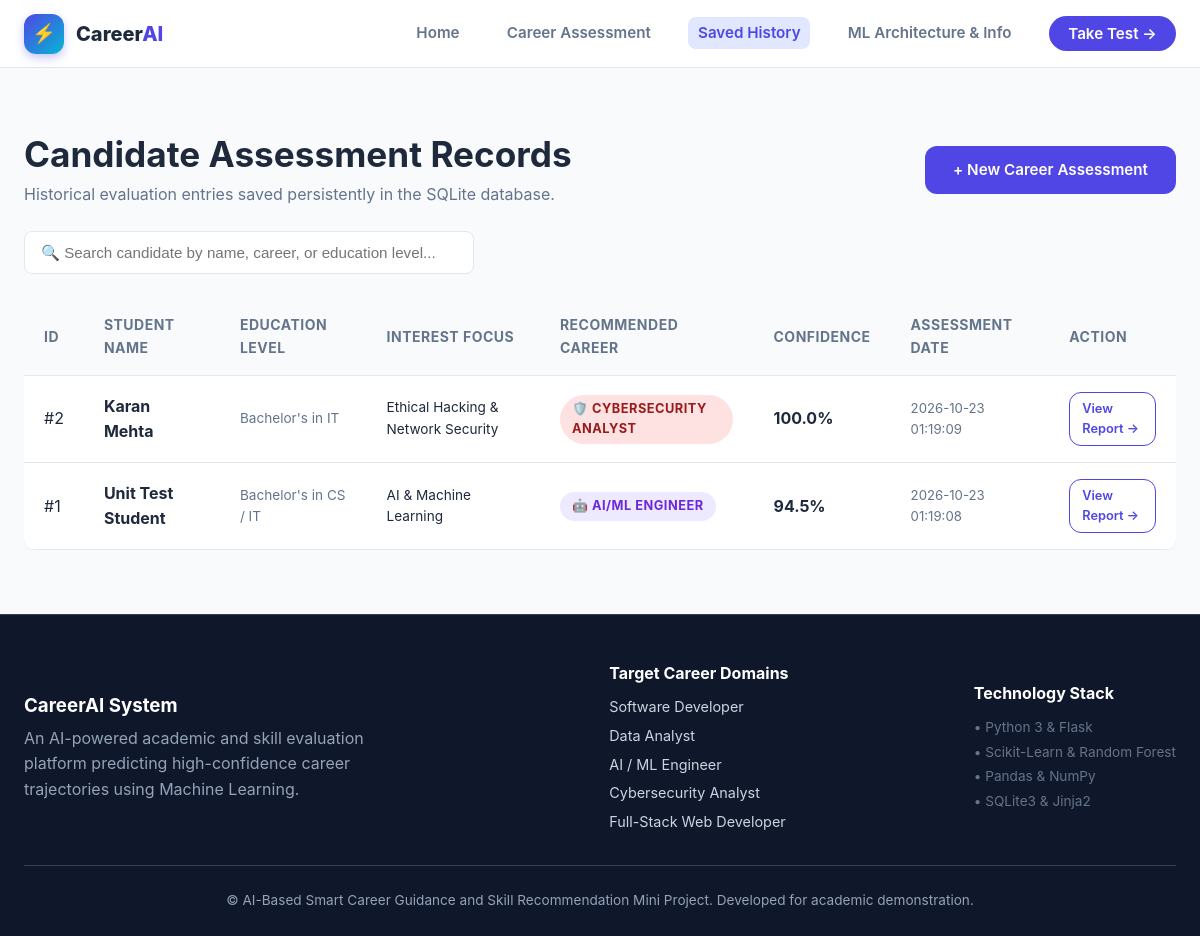
The app's page /history with its own data.
### tables this page shows
CREATE TABLE assessments (
            id INTEGER PRIMARY KEY AUTOINCREMENT,
            student_name TEXT NOT NULL,
            email TEXT,
            education_level TEXT NOT NULL,
            primary_interest TEXT,
            inputs_json TEXT NOT NULL,
            predicted_career TEXT NOT NULL,
            match_score REAL NOT NULL,
            all_scores_json TEXT NOT NULL,
            owned_skills_json TEXT,
            missing_skills_json TEXT,
            created_at TIMESTAMP DEFAULT CURRENT_TIMESTAMP
        );

### app.py (the view)
@app.route("/history")
def history():
    assessments_list = database.get_all_assessments(limit=100)
    return render_template("history.html", assessments=assessments_list)

### database.py (called while the page is built)
def get_db_connection():
    os.makedirs(DB_DIR, exist_ok=True)
    conn = sqlite3.connect(DB_PATH)
    conn.row_factory = sqlite3.Row
    return conn

def get_all_assessments(limit: int = 100):
    conn = get_db_connection()
    cursor = conn.cursor()
    cursor.execute("""
        SELECT id, student_name, education_level, primary_interest,
               predicted_career, match_score, created_at
        FROM assessments
        ORDER BY id DESC
        LIMIT ?
    """, (limit,))
    rows = cursor.fetchall()
    conn.close()
    return [dict(r) for r in rows]

### templates/history.html (shortened to what this page needs)
{% extends "base.html" %}
{% block content %}
<div class="container" style="padding-top: 2.5rem; padding-bottom: 4rem;">
    <div style="display: flex; justify-content: space-between; align-items: center; margin-bottom: 1.5rem; flex-wrap: wrap; gap: 1rem;">
        <div>
            <h1 style="font-size: 2.2rem; margin-bottom: 0.35rem;">Candidate Assessment Records</h1>
            <p>Historical evaluation entries saved persistently in the SQLite database.</p>
        </div>
        <div style="display: flex; gap: 0.75rem;">
            <a href="{{ url_for('assess') }}" class="btn btn-primary" style="font-size: 0.95rem;">
                + New Career Assessment
            </a>
        </div>
    </div>
    <div style="margin-bottom: 1.5rem;">
        <input type="text" id="historySearch" class="form-control" placeholder="🔍 Search candidate by name, career, or education level..." style="max-width: 450px;">
    </div>
    {% if assessments %}
        <div class="table-responsive">
            <table class="data-table">
                <thead>
                    <tr>
                        <th>ID</th>
                        <th>Student Name</th>
                        <th>Education Level</th>
                        <th>Interest Focus</th>
                        <th>Recommended Career</th>
                        <th>Confidence</th>
                        <th>Assessment Date</th>
                        <th>Action</th>
                    </tr>
                </thead>
                <tbody id="historyTableBody">
                    {% for item in assessments %}
                        <tr>
                            <td>#{{ item.id }}</td>
                            <td><strong>{{ item.student_name }}</strong></td>
                            <td style="font-size: 0.85rem; color: var(--text-muted);">{{ item.education_level }}</td>
                            <td style="font-size: 0.85rem;">{{ item.primary_interest }}</td>
                            <td>
                                {% if item.predicted_career == 'AI/ML Engineer' %}
                                    <span class="badge" style="background: #ede9fe; color: #6d28d9;">🤖 {{ item.predicted_career }}</span>
                                {% elif item.predicted_career == 'Cybersecurity Analyst' %}
                                    <span class="badge badge-danger">🛡️ {{ item.predicted_career }}</span>
                                {% elif item.predicted_career == 'Software Developer' %}
                                    <span class="badge badge-primary">💻 {{ item.predicted_career }}</span>
                                {% elif item.predicted_career == 'Data Analyst' %}
                                    <span class="badge badge-success">📊 {{ item.predicted_career }}</span>
                                {% else %}
                                    <span class="badge badge-warning">🌐 {{ item.predicted_career }}</span>
                                {% endif %}
                            </td>
                            <td><strong>{{ item.match_score }}%</strong></td>
                            <td style="font-size: 0.825rem; color: var(--text-muted);">{{ item.created_at }}</td>
                            <td>
                                <a href="{{ url_for('results', assessment_id=item.id) }}" class="btn btn-outline" style="padding: 0.35rem 0.75rem; font-size: 0.8rem;">
                                    View Report →
                                </a>
                            </td>
                        </tr>
                    {% endfor %}
                </tbody>
            </table>
        </div>
    {% endif %}
</div>
{% endblock %}

### templates/base.html (shortened to what this page needs)
<!DOCTYPE html>
<html lang="en">
<head>
    <link rel="stylesheet" href="{{ url_for('static', filename='css/style.css') }}">
</head>
<body>
    <nav class="navbar">
        <div class="container nav-container">
            <a href="{{ url_for('index') }}" class="brand">
                <div class="brand-icon">⚡</div>
                <div class="brand-text">Career<span>AI</span></div>
            </a>
            <ul class="nav-links">
                <li class="nav-item"><a href="{{ url_for('index') }}" class="{% if request.endpoint == 'index' %}active{% endif %}">Home</a></li>
                <li class="nav-item"><a href="{{ url_for('assess') }}" class="{% if request.endpoint == 'assess' %}active{% endif %}">Career Assessment</a></li>
                <li class="nav-item"><a href="{{ url_for('history') }}" class="{% if request.endpoint == 'history' %}active{% endif %}">Saved History</a></li>
                <li class="nav-item"><a href="{{ url_for('about') }}" class="{% if request.endpoint == 'about' %}active{% endif %}">ML Architecture & Info</a></li>
                <li class="nav-item"><a href="{{ url_for('assess') }}" class="btn-nav">Take Test →</a></li>
            </ul>
        </div>
    </nav>
    <main>
        {% block content %}{% endblock %}
    </main>
    <footer>
        <div class="container">
            <div class="footer-content">
                <div>
                    <h3 style="color: white; margin-bottom: 0.5rem;">CareerAI System</h3>
                    <p style="max-width: 400px; color: #94a3b8;">
                        An AI-powered academic and skill evaluation platform predicting high-confidence career trajectories using Machine Learning.
                    </p>
                </div>
                <div>
                    <h4 style="color: white; margin-bottom: 0.75rem;">Target Career Domains</h4>
                    <ul style="list-style: none; display: flex; flex-direction: column; gap: 0.35rem; font-size: 0.9rem;">
                        <li><a href="{{ url_for('about') }}">Software Developer</a></li>
                        <li><a href="{{ url_for('about') }}">Data Analyst</a></li>
                        <li><a href="{{ url_for('about') }}">AI / ML Engineer</a></li>
                        <li><a href="{{ url_for('about') }}">Cybersecurity Analyst</a></li>
                        <li><a href="{{ url_for('about') }}">Full-Stack Web Developer</a></li>
                    </ul>
                </div>
                <div>
                    <h4 style="color: white; margin-bottom: 0.75rem;">Technology Stack</h4>
                    <p style="font-size: 0.85rem; line-height: 1.8;">
                        • Python 3 & Flask<br>
                        • Scikit-Learn & Random Forest<br>
                        • Pandas & NumPy<br>
                        • SQLite3 & Jinja2
                    </p>
                </div>
            </div>
            <div class="footer-copy">
                &copy; AI-Based Smart Career Guidance and Skill Recommendation Mini Project. Developed for academic demonstration.
            </div>
        </div>
    </footer>
</body>
</html>

### static/css/style.css (style rules this page uses)
:root { --primary: #4f46e5; --primary-hover: #4338ca; --primary-light: #e0e7ff; --secondary: #06b6d4; --success: #10b981; --success-light: #d1fae5; --warning: #f59e0b; --warning-light: #fef3c7; --danger: #ef4444; --danger-light: #fee2e2; --bg-main: #f8fafc; --bg-card: #ffffff; --bg-dark: #0f172a; --bg-nav: rgba(255, 255, 255, 0.92); --text-main: #1e293b; --text-muted: #64748b; --text-white: #ffffff; --border-color: #e2e8f0; --border-focus: #818cf8; --radius-sm: 8px; --radius-md: 12px; --radius-lg: 18px; --radius-full: 9999px; --shadow-sm: 0 1px 2px rgba(0, 0, 0, 0.05); --shadow-md: 0 4px 6px -1px rgba(0, 0, 0, 0.07), 0 2px 4px -2px rgba(0, 0, 0, 0.05); --shadow-lg: 0 10px 15px -3px rgba(0, 0, 0, 0.08), 0 4px 6px -4px rgba(0, 0, 0, 0.04); --shadow-glow: 0 0 25px rgba(79, 70, 229, 0.25); --transition: all 0.25s cubic-bezier(0.4, 0, 0.2, 1); }
* { margin: 0; padding: 0; box-sizing: border-box; }
body { font-family: -apple-system, BlinkMacSystemFont, "Segoe UI", Roboto, Helvetica, Arial, sans-serif; background-color: var(--bg-main); color: var(--text-main); line-height: 1.6; min-height: 100vh; display: flex; flex-direction: column; }
h1, h2, h3, h4, h5, h6 { font-weight: 700; color: var(--text-main); line-height: 1.25; }
p { color: var(--text-muted); }
a { color: var(--primary); text-decoration: none; transition: var(--transition); }
.container { width: 100%; max-width: 1200px; margin: 0 auto; padding: 0 1.5rem; }
.navbar { position: sticky; top: 0; z-index: 100; background: var(--bg-nav); backdrop-filter: blur(12px); border-bottom: 1px solid var(--border-color); padding: 0.85rem 0; }
.nav-container { display: flex; justify-content: space-between; align-items: center; }
.brand { display: flex; align-items: center; gap: 0.75rem; font-size: 1.25rem; font-weight: 800; color: var(--text-main); }
.brand-icon { width: 40px; height: 40px; background: linear-gradient(135deg, var(--primary), var(--secondary)); color: white; border-radius: var(--radius-md); display: flex; align-items: center; justify-content: center; font-size: 1.2rem; box-shadow: 0 4px 10px rgba(79, 70, 229, 0.3); }
.brand-text span { color: var(--primary); }
.nav-links { display: flex; align-items: center; gap: 1.75rem; list-style: none; }
.nav-item a { color: var(--text-muted); font-weight: 600; font-size: 0.95rem; padding: 0.4rem 0.6rem; border-radius: var(--radius-sm); }
.nav-item a:hover, .nav-item a.active { color: var(--primary); background: var(--primary-light); }
.btn-nav { background: var(--primary); color: white !important; padding: 0.5rem 1.2rem !important; border-radius: var(--radius-full) !important; font-weight: 600; }
.btn { display: inline-flex; align-items: center; justify-content: center; gap: 0.5rem; padding: 0.75rem 1.75rem; font-size: 1rem; font-weight: 600; border-radius: var(--radius-md); border: none; cursor: pointer; transition: var(--transition); text-decoration: none; }
.btn-primary { background: var(--primary); color: white; }
.btn-outline { background: transparent; color: var(--primary); border: 1.5px solid var(--primary); }
.badge { display: inline-flex; align-items: center; gap: 0.4rem; padding: 0.25rem 0.75rem; border-radius: var(--radius-full); font-size: 0.8rem; font-weight: 700; text-transform: uppercase; letter-spacing: 0.5px; }
.badge-danger { background: var(--danger-light); color: #991b1b; }
.form-control { width: 100%; padding: 0.75rem 1rem; border: 1.5px solid var(--border-color); border-radius: var(--radius-sm); font-size: 0.95rem; transition: var(--transition); background: white; }
.table-responsive { overflow-x: auto; }
.data-table { width: 100%; border-collapse: collapse; background: white; border-radius: var(--radius-md); overflow: hidden; box-shadow: var(--shadow-sm); }
.data-table th, .data-table td { padding: 1rem 1.25rem; text-align: left; border-bottom: 1px solid var(--border-color); }
.data-table th { background: #f8fafc; font-weight: 700; font-size: 0.875rem; color: var(--text-muted); text-transform: uppercase; letter-spacing: 0.5px; }
footer { margin-top: auto; background: var(--bg-dark); color: #94a3b8; padding: 3rem 0 1.5rem; border-top: 1px solid #334155; }
footer a { color: #cbd5e1; }
.footer-content { display: flex; justify-content: space-between; align-items: center; flex-wrap: wrap; gap: 1.5rem; padding-bottom: 2rem; border-bottom: 1px solid #334155; }
.footer-copy { text-align: center; font-size: 0.85rem; padding-top: 1.5rem; }

### records on screen
assessments: id "2", student_name "Karan Mehta", education_level "Bachelor's in IT", primary_interest "Ethical Hacking & Network Security", predicted_career "CYBERSECURITY ANALYST", match_score "100.0", created_at "2026-10-23 01:19:09"
assessments: id "1", student_name "Unit Test Student", education_level "Bachelor's in CS / IT", primary_interest "AI & Machine Learning", predicted_career "AI/ML ENGINEER", match_score "94.5", created_at "2026-10-23 01:19:08"
